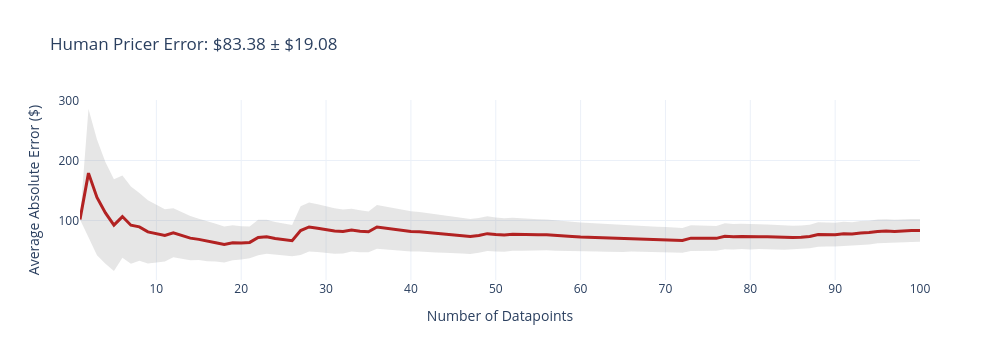
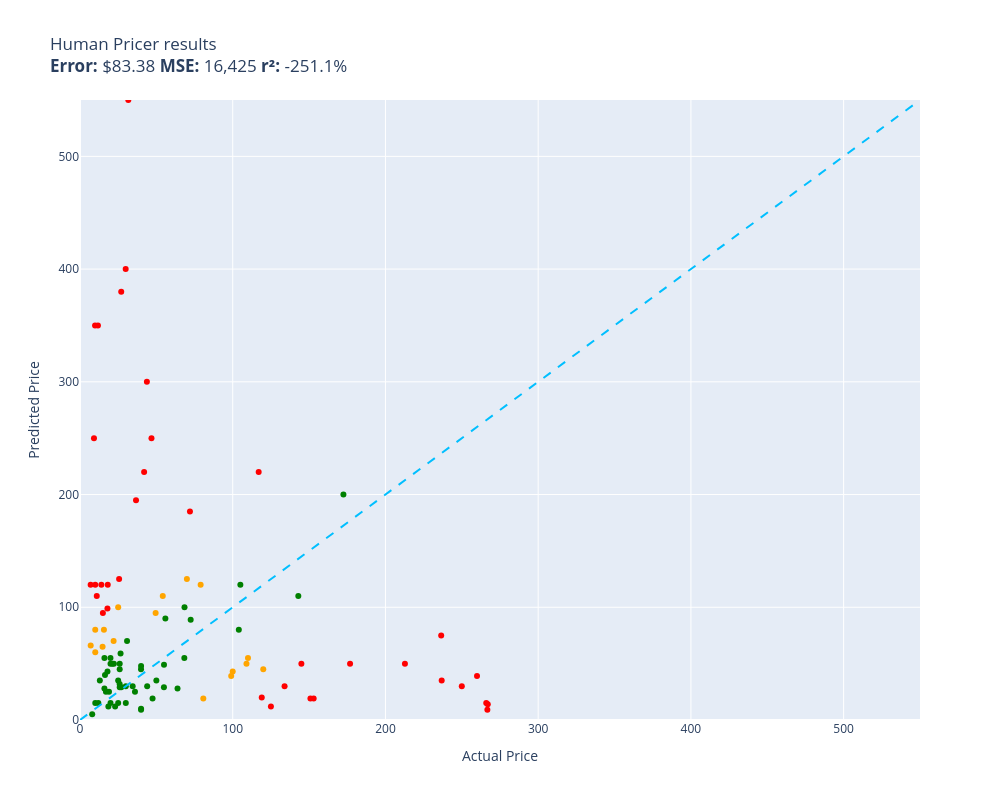

Notebook code cell kept with these figures, in order:
### Code cell
evaluate(human_pricer, test, size=100)

### Figure 1 — Plotly figure (JSON) as saved in the notebook; plotly's stock layout.template omitted (floating-point values rounded to 4 significant figures; data arrays with more than 128 entries replaced by an {"elided": "..."} marker saying what was removed)
{"data": [{"fill": "toself", "fillcolor": "rgba(128,128,128,0.2)", "hoverinfo": "skip", "line": {"color": "rgba(255,255,255,0)"}, "name": "95% CI", "showlegend": false, "type": "scatter", "x": {"elided": "200 int values"}, "y": {"elided": "200 float values"}}, {"customdata": [[0], [107.0], [96.56], [84.65], [76.51], [68.7], [64.39], [56.57], [52.61], [47.7], [43.66], [40.83], [38.6], [36.84], [34.61], [33.06], [31.38], [30.2], [29.11], [27.65], [26.39], [29.55], [28.36], [27.66], [26.71], [26.01], [40.79], [41.03], [39.83], [38.88], [37.79], [36.64], [35.81], [34.97], [34.0], [36.52], [35.74], [35.05], [34.24], [33.61], [32.81], [32.13], [31.55], [30.9], [30.26], [29.77], [29.27], [28.89], [28.88], [28.4], [27.9], [27.45], [26.95], [26.53], [26.09], [25.62], [25.29], [24.97], [24.55], [24.19], [23.82], [23.45], [23.11], [22.75], [22.5], [22.18], [21.89], [21.59], [21.32], [21.02], [20.79], [20.53], [21.52], [21.23], [20.97], [20.7], [21.52], [21.31], [21.06], [20.87], [20.62], [20.37], [20.18], [19.99], [19.77], [19.54], [19.54], [20.29], [20.07], [19.87], [19.9], [19.71], [19.83], [19.65], [19.79], [19.65], [19.51], [19.45], [19.26], [19.08]], "hovertemplate": "n=%{x}<br>Avg Error=$%{y:,.2f}<br>±95% CI=$%{customdata[0]:,.2f}<extra></extra>", "line": {"color": "firebrick", "width": 3}, "mode": "lines", "name": "Cumulative Avg Error", "type": "scatter", "x": [1, 2, 3, 4, 5, 6, 7, 8, 9, 10, 11, 12, 13, 14, 15, 16, 17, 18, 19, 20, 21, 22, 23, 24, 25, 26, 27, 28, 29, 30, 31, 32, 33, 34, 35, 36, 37, 38, 39, 40, 41, 42, 43, 44, 45, 46, 47, 48, 49, 50, 51, 52, 53, 54, 55, 56, 57, 58, 59, 60, 61, 62, 63, 64, 65, 66, 67, 68, 69, 70, 71, 72, 73, 74, 75, 76, 77, 78, 79, 80, 81, 82, 83, 84, 85, 86, 87, 88, 89, 90, 91, 92, 93, 94, 95, 96, 97, 98, 99, 100], "y": [101.8, 179.0, 138.3, 112.5, 92.21, 106.5, 92.16, 89.39, 81.01, 77.91, 75.19, 79.49, 75.07, 70.57, 68.46, 65.12, 62.99, 59.93, 62.73, 62.54, 63.42, 71.49, 72.68, 69.99, 68.49, 66.36, 83.11, 89.17, 87.05, 84.25, 82.42, 81.57, 83.89, 81.91, 81.14, 89.17, 87.17, 85.0, 83.74, 81.73, 81.2, 79.88, 78.18, 77.12, 76.27, 74.66, 73.2, 75.06, 78.02, 76.76, 75.84, 76.96, 76.46, 75.39, 76.08, 76.06, 74.78, 73.57, 73.41, 72.58, 72.06, 71.63, 71.02, 70.83, 69.74, 70.26, 69.57, 69.05, 68.4, 68.22, 67.32, 66.79, 70.53, 70.66, 70.13, 70.19, 73.67, 72.86, 73.37, 72.51, 72.93, 72.79, 72.03, 71.31, 71.63, 71.9, 73.41, 76.59, 76.85, 76.27, 77.86, 77.34, 79.21, 79.77, 81.64, 82.47, 81.68, 82.91, 83.18, 83.38]}], "layout": {"height": 360, "showlegend": false, "title": {"text": "Human Pricer Error: $83.38 ± $19.08"}, "width": 1000, "xaxis": {"title": {"text": "Number of Datapoints"}}, "yaxis": {"title": {"text": "Average Absolute Error ($)"}}}}

### Figure 2 — Plotly figure (JSON) as saved in the notebook; plotly's stock layout.template omitted (floating-point values rounded to 4 significant figures)
{"data": [{"customdata": [["Moen 143530 Replacement Part\nGuess=$120.00 Actual=$18.17"], ["Yosoo Piano Keyboard Stands, Black Porta...\nGuess=$300.00 Actual=$43.79"], ["A-Tech 16GB RAM Replacement for Crucial ...\nGuess=$220.00 Actual=$41.99"], ["APS IBHZ5785 Black 4\" Running Board Side...\nGuess=$50.00 Actual=$176.83"], ["14 pt Green Folders, Full Cut End Tab, L...\nGuess=$185.00 Actual=$72.00"], ["Bless This Home and All Who Enter - Entr...\nGuess=$99.00 Actual=$17.97"], ["YUMIYU Compatible with iPhone 14 Flag Ca...\nGuess=$250.00 Actual=$9.15"], ["chiazllta 30 Packs St. Patrick Day Pictu...\nGuess=$110.00 Actual=$10.99"], ["Laguna Brass 1301CP RV Mobile Home Non-M...\nGuess=$550.00 Actual=$31.64"], ["IOTA DLS-27-25 24 VOLT 25 AMP AUTOMATIC ...\nGuess=$14.00 Actual=$267.00"], ["Sports Parts Inc Motorcycle Shock Spring...\nGuess=$195.00 Actual=$36.68"], ["Mogobe for ELPLP78 Replacement Projector...\nGuess=$400.00 Actual=$29.90"], ["Front Quick Complete Struts Assembly & R...\nGuess=$50.00 Actual=$212.75"], ["Rugged Ridge | Seat, Rear, Fixed, Tan | ...\nGuess=$30.00 Actual=$249.99"], ["Stehlen 733469494546 Compatible with 201...\nGuess=$19.00 Actual=$153.00"], ["Dry Erase Marker , Set of 12 Colored Chi...\nGuess=$120.00 Actual=$6.97"], ["House, Home and More Set of 12 Adhesive ...\nGuess=$30.00 Actual=$133.95"], ["EMI Adult Medical Tuning Sensory Fork In...\nGuess=$350.00 Actual=$9.85"], ["A Treasury of Favorite Songs for Autohar...\nGuess=$95.00 Actual=$14.99"], ["3dRose lsp_110749_1 Chevron Pattern Hot ...\nGuess=$350.00 Actual=$11.75"], ["Acura Genuine Accessories 08P00-STK-200A...\nGuess=$12.00 Actual=$125.00"], ["Canamax Premium W10311524 Refrigerator A...\nGuess=$120.00 Actual=$13.99"], ["Versa-Step with Trailer Attachment Hardw...\nGuess=$20.00 Actual=$119.00"], ["Spectra Premium CF11005 Air Conditioning...\nGuess=$50.00 Actual=$144.95"], ["Momoap / 4Pcs ABS Carbon Fiber Style Fro...\nGuess=$250.00 Actual=$46.80"], ["Runspeed Knee Shin Guards Adult Elbow & ...\nGuess=$380.00 Actual=$26.99"], ["Raimondi Smart Grout Float 10\" x 4\",Smar...\nGuess=$125.00 Actual=$25.60"], ["Remote Starter Kit for Acura MDX 2014 20...\nGuess=$39.00 Actual=$259.95"], ["Sange 4 Stroke GY6 125CC Scooter ATV Go ...\nGuess=$15.00 Actual=$265.99"], ["ACDelco 21632 Radiator\nGuess=$19.00 Actual=$150.88"], ["FIA SP87-28 GRAY Custom Fit Front Seat C...\nGuess=$9.00 Actual=$266.73"], ["Solarhome 1X Fuel Injectors for Bobcat 7...\nGuess=$75.00 Actual=$236.50"], ["Bilstein B4 OE 2 Pc Front Struts compati...\nGuess=$35.00 Actual=$236.82"], ["Motorola Moto G7 Play/ G7 Optimo Screen ...\nGuess=$120.00 Actual=$9.99"], ["MetroVac Sidekick SK-1 Motorcycle Dryer ...\nGuess=$220.00 Actual=$116.99"]], "hovertemplate": "%{customdata[0]}<extra></extra>", "legendgroup": "red", "marker": {"color": "red", "size": 6, "symbol": "circle"}, "mode": "markers", "name": "red", "orientation": "v", "showlegend": true, "type": "scatter", "x": [18.17, 43.79, 41.99, 176.8, 72.0, 17.97, 9.15, 10.99, 31.64, 267.0, 36.68, 29.9, 212.8, 250.0, 153.0, 6.97, 133.9, 9.85, 14.99, 11.75, 125.0, 13.99, 119.0, 144.9, 46.8, 26.99, 25.6, 259.9, 266.0, 150.9, 266.7, 236.5, 236.8, 9.99, 117.0], "xaxis": "x", "y": [120.0, 300.0, 220.0, 50.0, 185.0, 99.0, 250.0, 110.0, 550.0, 14.0, 195.0, 400.0, 50.0, 30.0, 19.0, 120.0, 30.0, 350.0, 95.0, 350.0, 12.0, 120.0, 20.0, 50.0, 250.0, 380.0, 125.0, 39.0, 15.0, 19.0, 9.0, 75.0, 35.0, 120.0, 220.0], "yaxis": "y"}, {"customdata": [["Nilight Headlight Assembly for 2003 2004...\nGuess=$43.00 Actual=$99.99"], ["NZND Case Compatiable with Apple Airpods...\nGuess=$80.00 Actual=$9.98"], ["60 Pieces Abstract Boho Bookmarks Minima...\nGuess=$60.00 Actual=$9.99"], ["Casdon Sat Nav Steering Wheel | Toy Stee...\nGuess=$70.00 Actual=$22.00"], ["M.A.R.C.H. Cards - 10 Pack\nGuess=$66.00 Actual=$6.99"], ["PerTronix 1142 Ignitor for Delco 4 Cylin...\nGuess=$55.00 Actual=$109.99"], ["Guitar Pedal Power Supply,Portable 10 DC...\nGuess=$125.00 Actual=$69.99"], ["for Porsche 986 996 997 Alternator Pulle...\nGuess=$39.00 Actual=$99.00"], ["12 in 1 Portable Screwdriver Bits Set Qu...\nGuess=$65.00 Actual=$14.79"], ["iPhone 14 Pro Rugged Case,Metal Bumper B...\nGuess=$100.00 Actual=$25.00"], ["DolliBu Brown Moose Plush Huggie Bank - ...\nGuess=$80.00 Actual=$15.67"], ["Plastic Corner Protectors for Flatbed Wi...\nGuess=$120.00 Actual=$78.99"], ["Cerwin-Vega H7653 6.5\" 60W RMS /340W MAX...\nGuess=$95.00 Actual=$49.52"], ["Durafit Seat Covers, C1138 D8 Seat Cover...\nGuess=$50.00 Actual=$109.00"], ["SAS Safety 690-1510 Hi-Viz Class-3 Hoode...\nGuess=$110.00 Actual=$54.20"], ["Diamond Products 04745 4-Inch Heavy Duty...\nGuess=$45.00 Actual=$120.00"], ["Beck/Arnley 051-6291 Hub and Bearing Ass...\nGuess=$19.00 Actual=$80.74"]], "hovertemplate": "%{customdata[0]}<extra></extra>", "legendgroup": "orange", "marker": {"color": "orange", "size": 6, "symbol": "circle"}, "mode": "markers", "name": "orange", "orientation": "v", "showlegend": true, "type": "scatter", "x": [99.99, 9.98, 9.99, 22.0, 6.99, 110.0, 69.99, 99.0, 14.79, 25.0, 15.67, 78.99, 49.52, 109.0, 54.2, 120.0, 80.74], "xaxis": "x", "y": [43.0, 80.0, 60.0, 70.0, 66.0, 55.0, 125.0, 39.0, 65.0, 100.0, 80.0, 120.0, 95.0, 50.0, 110.0, 45.0, 19.0], "yaxis": "y"}, {"customdata": [["Custom Phone Case for iPhone 11 Personal...\nGuess=$55.00 Actual=$19.95"], ["Funny New Years Cards Boxed With Envelop...\nGuess=$12.00 Actual=$22.99"], ["CAKKA Valentines Day Gifts for Kids, 28P...\nGuess=$25.00 Actual=$18.99"], ["166621 Bosch Dishwasher Detergent Lid , ...\nGuess=$30.00 Actual=$43.98"], ["Gadget-Park Kickstand Compatible with iP...\nGuess=$35.00 Actual=$12.99"], ["FastEddy Bearings Compatible with Kyosho...\nGuess=$28.00 Actual=$15.99"], ["AC Adapter Charger for Samsung 7 Spin 2-...\nGuess=$55.00 Actual=$15.99"], ["KalluliCC Quail Egg Cartons,Quail Egg Ca...\nGuess=$15.00 Actual=$29.99"], ["DAC MP-107 Stax LCD/TFT Height Adjustabl...\nGuess=$50.00 Actual=$21.16"], ["Disney Alice In Wonderland Oh Dear PopSo...\nGuess=$25.00 Actual=$16.99"], ["ZYAN Smart String Lights Outdoor, 48FT R...\nGuess=$48.00 Actual=$39.99"], ["Dayco 5060950 Serpentine Belt , Black\nGuess=$59.00 Actual=$26.55"], ["Ore International HBL2139 Sterling Matte...\nGuess=$55.00 Actual=$68.32"], ["Yuasa YTX14L-BS battery for Harley David...\nGuess=$200.00 Actual=$172.48"], ["CenterPoint Optics 73054 Compact Sportin...\nGuess=$29.00 Actual=$26.00"], ["Stanley 84-647 FatMax Push Lock Groove J...\nGuess=$50.00 Actual=$22.19"], ["munirater Front Protective Grille Winch ...\nGuess=$89.00 Actual=$72.46"], ["PureGear 2-Way Privacy Tempered Glass Sc...\nGuess=$35.00 Actual=$49.99"], ["Sapphire Radeon HD 6870 1 GB GDDR5 DL-DV...\nGuess=$45.00 Actual=$39.95"], ["RSI Racing GH-2 Hi-Power Grip Heater Ele...\nGuess=$28.00 Actual=$63.86"], ["Letter Balloons - Congrats with Custom N...\nGuess=$5.00 Actual=$7.99"], ["Impact Air-Cushioned Heavy Duty Light St...\nGuess=$29.00 Actual=$54.95"], ["SanDisk 64GB SDXC SD Extreme Pro Memory ...\nGuess=$12.00 Actual=$18.57"], ["BOXI Radiator Condenser Cooling Fan Asse...\nGuess=$100.00 Actual=$68.43"], ["Sandbag, Square, 6 Inches | DAP-572.06\nGuess=$70.00 Actual=$30.80"], ["LAMEEKU Wallet Case for iPhone 14 Pro 6....\nGuess=$29.00 Actual=$26.99"], ["2\" Receiver 3 Point Trailer Hitch Catego...\nGuess=$49.00 Actual=$55.00"], ["ACANII - For 2005-2006 Toyota Camry LE X...\nGuess=$120.00 Actual=$104.99"], ["Gigaset A694A Expandable Cordless Phone ...\nGuess=$10.00 Actual=$39.99"], ["M.2 NVMe and SATA SSD Enclosure Tool-Fre...\nGuess=$45.00 Actual=$25.99"], ["Transformers Toys Studio Series Rise of ...\nGuess=$15.00 Actual=$11.99"], ["Pirastro Passione 4/4 Violin A String - ...\nGuess=$30.00 Actual=$34.48"], ["Staples Better Binder, Red, 1000-Sheet C...\nGuess=$40.00 Actual=$16.36"], ["WeatherTech Custom Fit Cargo Liners for ...\nGuess=$110.00 Actual=$142.95"], ["Trekking 12313 Single Comfort Camera Str...\nGuess=$30.00 Actual=$29.99"], ["iFJF 68268285AC Fuel Filter Base Replace...\nGuess=$80.00 Actual=$103.99"], ["Alltaco 4-Piece Modern Bathroom Accessor...\nGuess=$90.00 Actual=$55.89"], ["Shure UA700 Omnidirectional Whip Antenna...\nGuess=$50.00 Actual=$26.00"], ["FOSOTO DSLR Camera Case Nylon Holster Ba...\nGuess=$15.00 Actual=$19.99"], ["Rockwood 611.26D Brass Door Knocker, 3-5...\nGuess=$19.00 Actual=$47.50"], ["Eonvic D-Tap to LP-E6 Dummy Battery Adap...\nGuess=$9.00 Actual=$39.99"], ["Fisher-Price Butterbean's Cafe Butterbea...\nGuess=$15.00 Actual=$24.99"], ["TXGOT for Apple 20W USB-C Power Adapter ...\nGuess=$15.00 Actual=$9.99"], ["parts-quick 256MB Kit 2 X 128MB DRAM Mem...\nGuess=$35.00 Actual=$24.99"], ["Luxsego Filtered Showerhead with Stop Bu...\nGuess=$25.00 Actual=$35.99"], ["APPS2Car Magnetic Phone Car Mount, Dashb...\nGuess=$43.00 Actual=$17.99"], ["Manhattan Toy Count and Sort Tote (Disco...\nGuess=$50.00 Actual=$19.99"], ["10 Pack 16\" x 30\" Brodart Just-A-Fold II...\nGuess=$32.00 Actual=$25.95"]], "hovertemplate": "%{customdata[0]}<extra></extra>", "legendgroup": "green", "marker": {"color": "green", "size": 6, "symbol": "circle"}, "mode": "markers", "name": "green", "orientation": "v", "showlegend": true, "type": "scatter", "x": [19.95, 22.99, 18.99, 43.98, 12.99, 15.99, 15.99, 29.99, 21.16, 16.99, 39.99, 26.55, 68.32, 172.5, 26.0, 22.19, 72.46, 49.99, 39.95, 63.86, 7.99, 54.95, 18.57, 68.43, 30.8, 26.99, 55.0, 105.0, 39.99, 25.99, 11.99, 34.48, 16.36, 142.9, 29.99, 104.0, 55.89, 26.0, 19.99, 47.5, 39.99, 24.99, 9.99, 24.99, 35.99, 17.99, 19.99, 25.95], "xaxis": "x", "y": [55.0, 12.0, 25.0, 30.0, 35.0, 28.0, 55.0, 15.0, 50.0, 25.0, 48.0, 59.0, 55.0, 200.0, 29.0, 50.0, 89.0, 35.0, 45.0, 28.0, 5.0, 29.0, 12.0, 100.0, 70.0, 29.0, 49.0, 120.0, 10.0, 45.0, 15.0, 30.0, 40.0, 110.0, 30.0, 80.0, 90.0, 50.0, 15.0, 19.0, 9.0, 15.0, 15.0, 35.0, 25.0, 43.0, 50.0, 32.0], "yaxis": "y"}, {"hoverinfo": "skip", "line": {"color": "deepskyblue", "dash": "dash", "width": 2}, "mode": "lines", "name": "y = x", "showlegend": false, "type": "scatter", "x": [0, 550], "y": [0, 550]}], "layout": {"height": 800, "legend": {"title": {"text": "color"}, "tracegroupgap": 0}, "showlegend": false, "title": {"text": "Human Pricer results<br><b>Error:</b> $83.38 <b>MSE:</b> 16,425 <b>r²:</b> -251.1%"}, "width": 1000, "xaxis": {"anchor": "y", "domain": [0, 1], "range": [0, 550], "title": {"text": "Actual Price"}}, "yaxis": {"anchor": "x", "domain": [0, 1], "range": [0, 550], "title": {"text": "Predicted Price"}}}}
